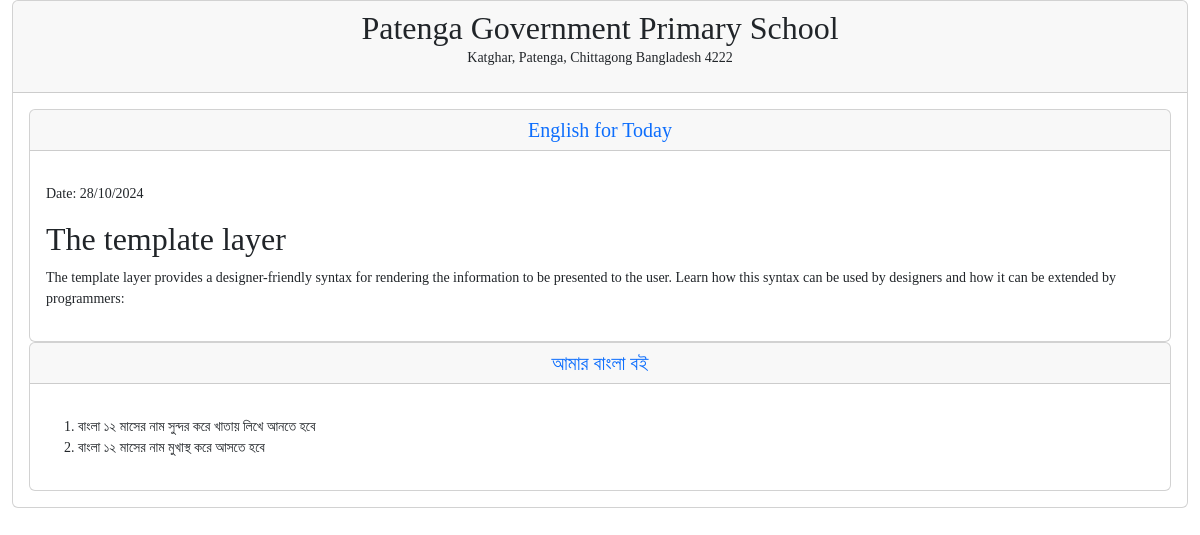
Screenshot of /student/printassign/ with the database file from the repository.
### assignment/models.py (models this page shows, shortened)
class Assignment(models.Model):
    CLASS_CHOICES = [
        ('1', 'Class 1'),
        ('2', 'Class 2'),
        ('3', 'Class 3'),
        ('4', 'Class 4'),
        ('5', 'Class 5'),
    ]
    stclass = models.CharField(max_length=10, choices=CLASS_CHOICES)
    subject = models.ForeignKey(BookList, on_delete=models.CASCADE, related_name='subjectid')
    assignment = RichTextField()
    publishdate = models.DateTimeField(auto_now_add=True)
    activation = models.CharField(default='1', max_length=1)
    class Meta:
        ordering= ['-publishdate']

class BookList(models.Model):
    CLASS_CHOICES = [
        ('1', 'Class 1'),
        ('2', 'Class 2'),
        ('3', 'Class 3'),
        ('4', 'Class 4'),
        ('5', 'Class 5'),
        ('0', 'Add this book as new book '),
    ]
    bookname = models.CharField(max_length=100)
    classfor = models.CharField(max_length=20, choices=CLASS_CHOICES)
    subjectcode = models.IntegerField()
    def __str__(self):
        return self.bookname

### studentmanagement/views.py (the view)
# urls.py: path('printassign/', views.PrintAssignment, name="printassign"),
def PrintAssignment(request):
    assignment = Assignment.objects.filter(stclass=1, activation=1)
    context = {
        'assignment': assignment,
    }
    return render(request, 'student/assignprint.html', context)

### templates/student/assignprint.html (shortened to what this page needs)
<!DOCTYPE html>
<html lang="en">
<head>
    <link rel="stylesheet" href="https://cdn.jsdelivr.net/npm/bootstrap@5.3.2/dist/css/bootstrap.min.css">
</head>
<body>
    <div class="container-fluid">
        <div class="card w-100">
            <div class="card-header">
                <h2 class="text-center mb-0">Patenga Government Primary School</h2>
                <p class="text-center">Katghar, Patenga, Chittagong Bangladesh 4222</p>
            </div>
            <div class="card-body">
                {% for assign in assignment %}
                    <div class="card">
                        <div class="card-header">
                        <h5 class="text-center text-primary my-0">{{assign.subject}}</h5>
                    </div>
                        <div class="card-body">
                            <p class="px-5 py-0">
                                {{assign.assignment|safe}}
                            </p>
                        </div>
                    </div>
                {% endfor %}
            </div>
        </div>
    </div>
</body>
</html>

### templates/student/assignprint.html (style rules this page uses)
* { font-family: kalpurush; }
p,span,label,ul,li { font-family: Kalpurush; font-size: 14px; }

### rows the page displays
Assignment: subject "English for Today", assignment "Date: 28/10/2024 The template layer The template layer provides a designer-friendly syntax for rendering the information to be presented to the user. Learn how this syntax can be used by designers and how it can be extended by programmers:"
Assignment: subject "আমার বাংলা বই", assignment "বাংলা ১২ মাসের নাম সুন্দর করে খাতায় লিখে আনতে হবে বাংলা ১২ মাসের নাম মুখাস্থ করে আসতে হবে"
